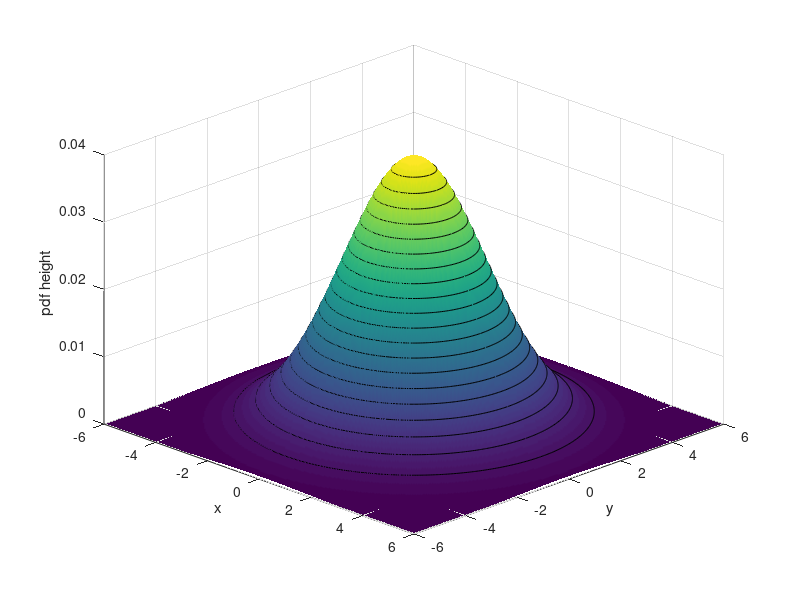

Source code (MATLAB):
x = linspace(-6,6,250);
y = linspace(-6,6,250);
[X,Y] = meshgrid(x,y);

sigma = 2;  % isotropic -> circles
Z = (1/(2*pi*sigma^2)) * exp(-(X.^2 + Y.^2)/(2*sigma^2));

surf(X,Y,Z); shading interp
hold on
contour3(X,Y,Z,20,'k')   % these contour lines are circles
hold off
xlabel('x'); ylabel('y'); zlabel('pdf height');
view(45,30); grid on
